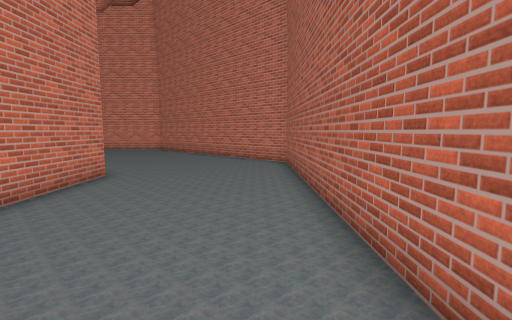
View 1 (above)

16 first-person views from a walk through a scene from a Unity 3-D project. The camera is 1.5 m above the floor, tilts 6° down and sees 85° across. The floor is counted in squares, 1 m on a side. Each view is taken from the middle of a square. On the plan, view 1 faces up. The plan holds only what a view shows up to about 14 squares ahead; the rest is blank. The place goes on beyond the plan. The player character is not drawn. Some surface patterns are stand-ins.

View 2
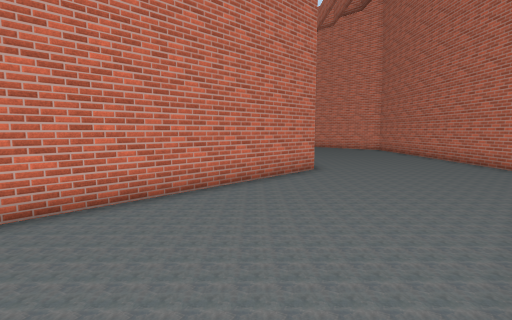

View 3
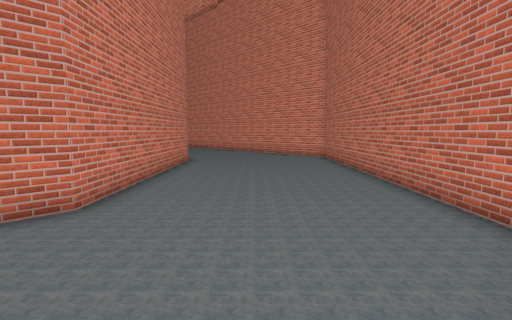

View 4
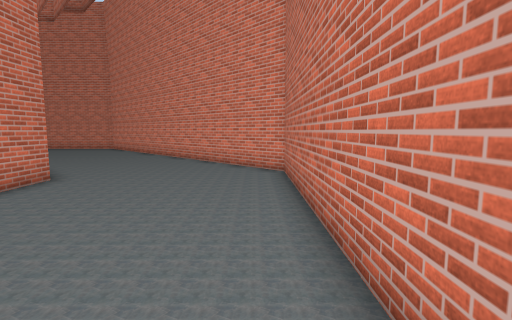

View 5
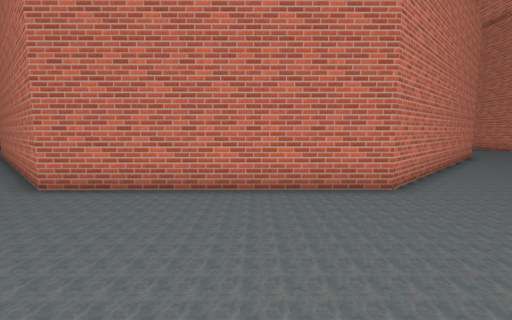

View 6
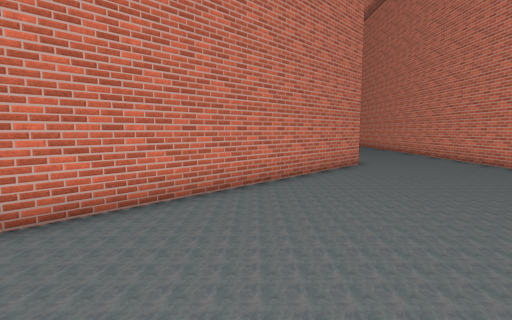

View 7
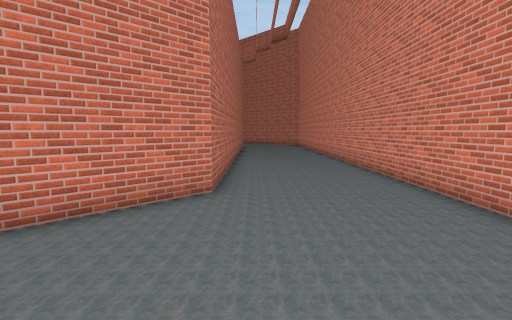

View 8
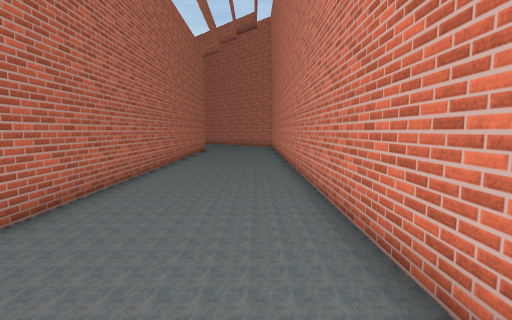

View 9
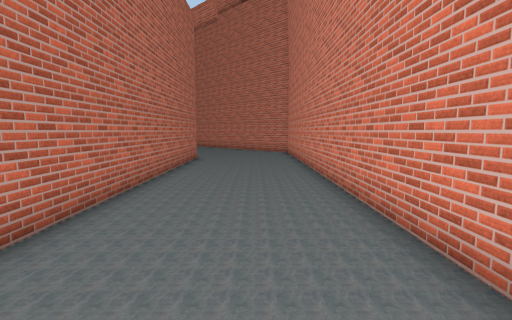

View 10
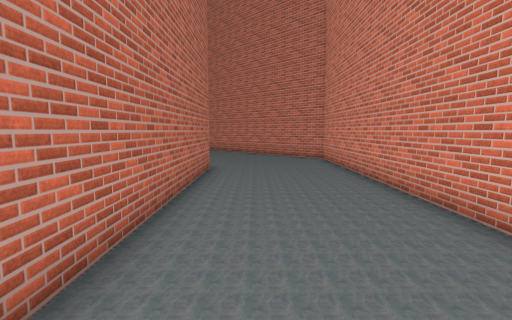

View 11
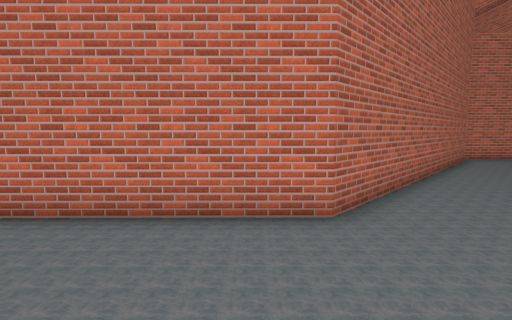

View 12
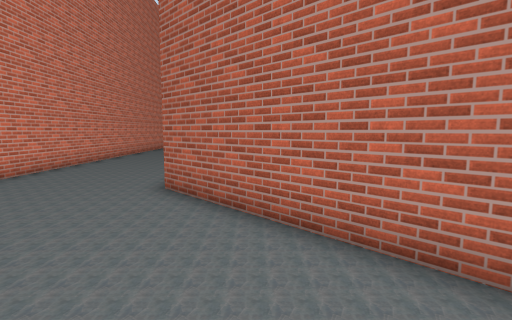

View 13
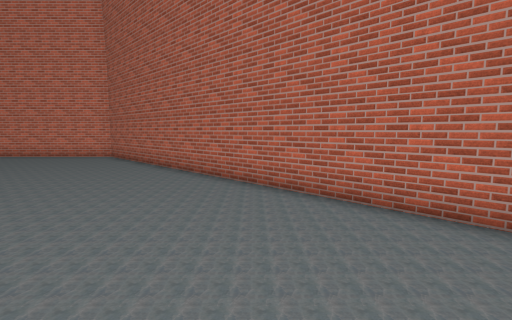

View 14
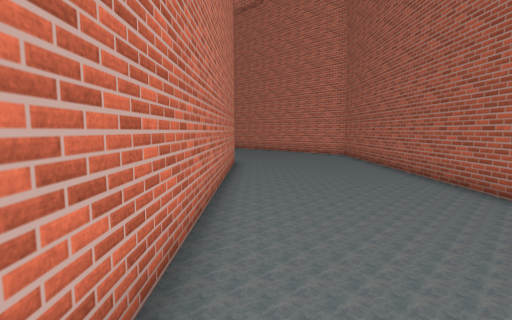

View 15
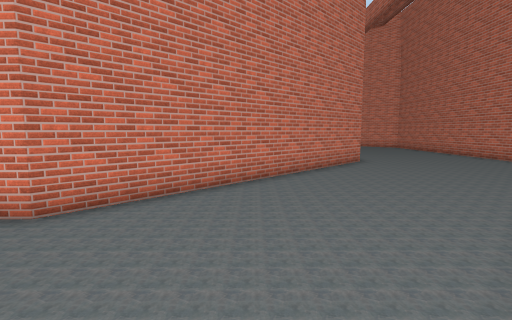

View 16
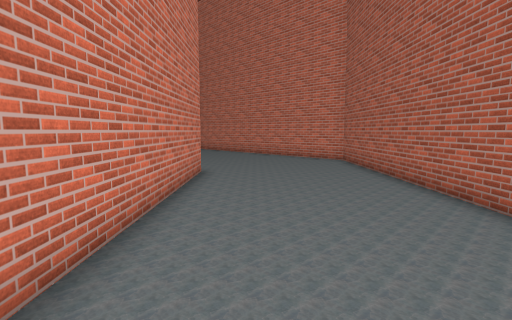

### Floor plan
Points are (right, up) in squares from view 1. A wall is a line through its corners. A room is listed if a view was taken in it or the views show most of it. See-through windows are left out.
Room 1 (views 1, 2, 3, 4, 5, 6, 7, 8, 9, 10, 11, 12, 13, 14, 15, 16)
walls: (-26.2, 21.1) (-40.5, 6.6); (1.5, -3.9) (1.4, 13.1) (-6.9, 21.4); (-36.6, -4.6) (-36.6, 2.8) (-24, 15.5) (-11.4, 15.5) (-5, 9.2) (-5, -3.4) (-5.4, -3.8)

Where each view was taken, in squares from view 1:
view 1: 0 up, 0 right, facing up
view 2: 0 up, 1 right, facing up-left
view 3: 8 up, 1 right, facing up-left
view 4: 14 up, 1 left, facing up-left
view 5: 18 up, 4 left, facing down-left
view 6: 21 up, 12 left, facing down-left
view 7: 21 up, 20 left, facing down-left
view 8: 21 up, 24 left, facing down-left
view 9: 16 up, 28 left, facing down-left
view 10: 12 up, 30 left, facing down-left
view 11: 7 up, 39 left, facing down-right
view 12: 4 down, 40 left, facing up-right
view 13: 4 down, 4 left, facing up-right
view 14: 4 down, 4 left, facing up
view 15: 4 down, 1 right, facing up-left
view 16: 1 down, 3 left, facing up
